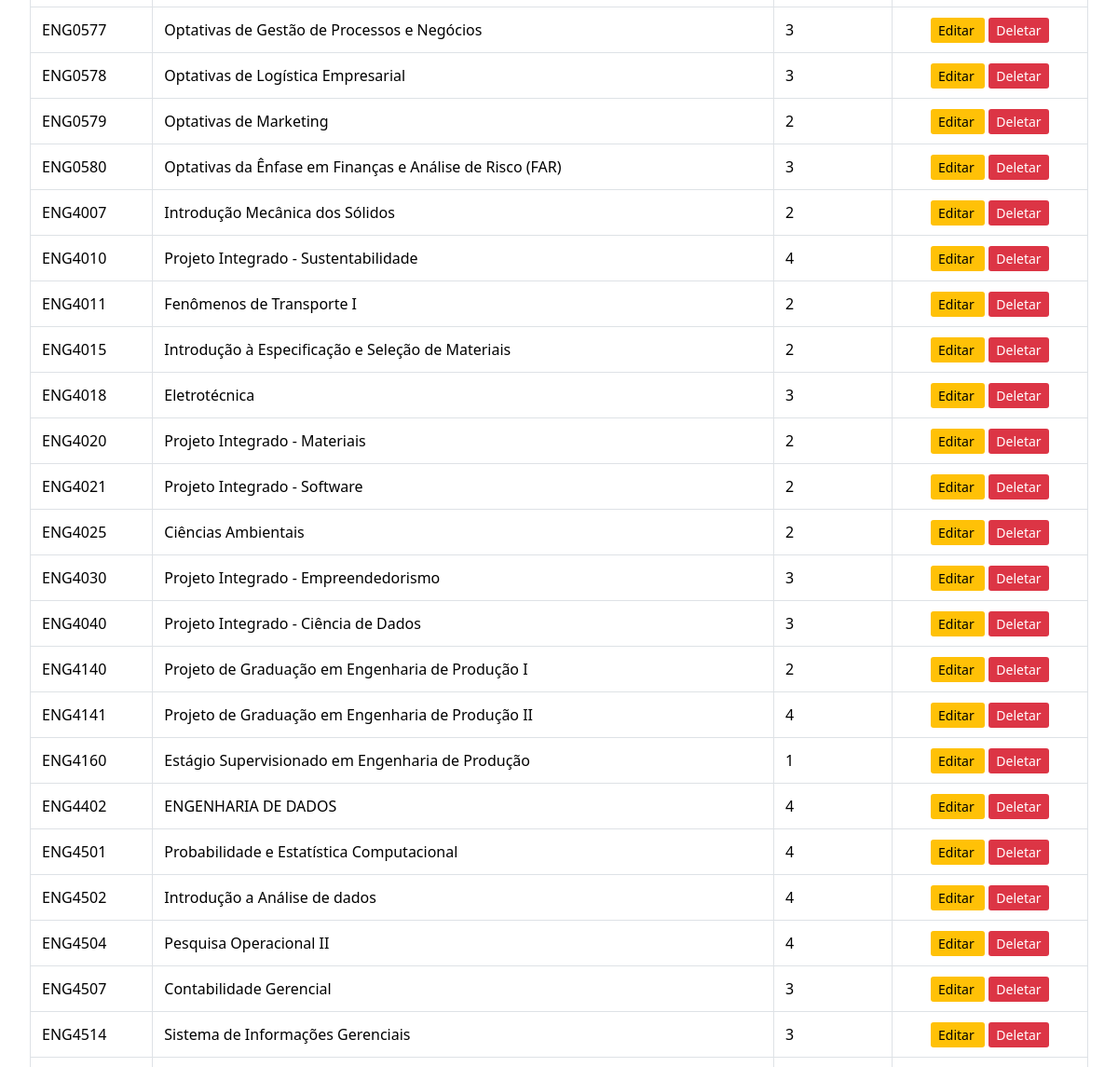
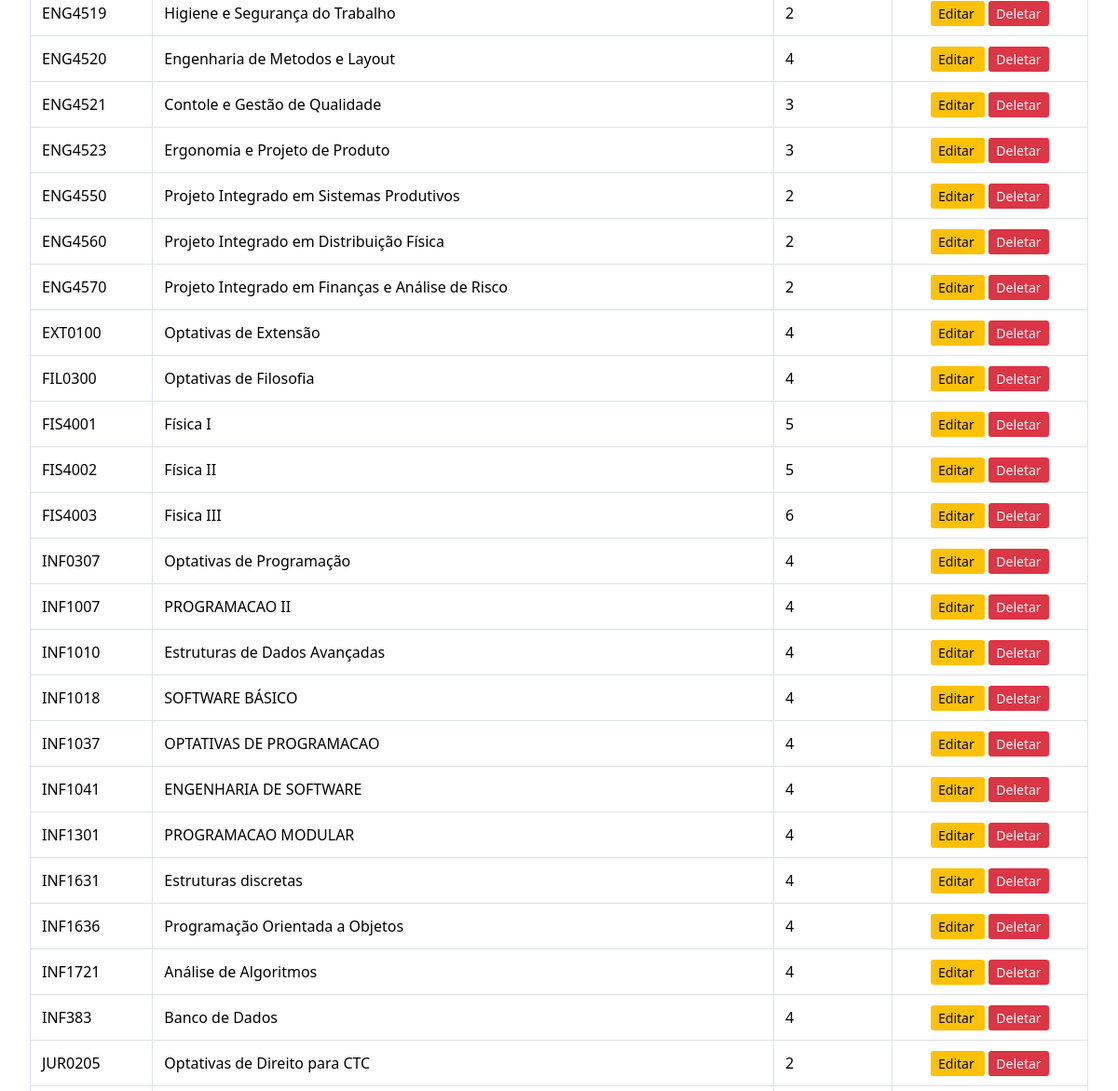
Page /disciplinas/ (signed in, middle part) on the earlier database version (2 pictures, top to bottom).
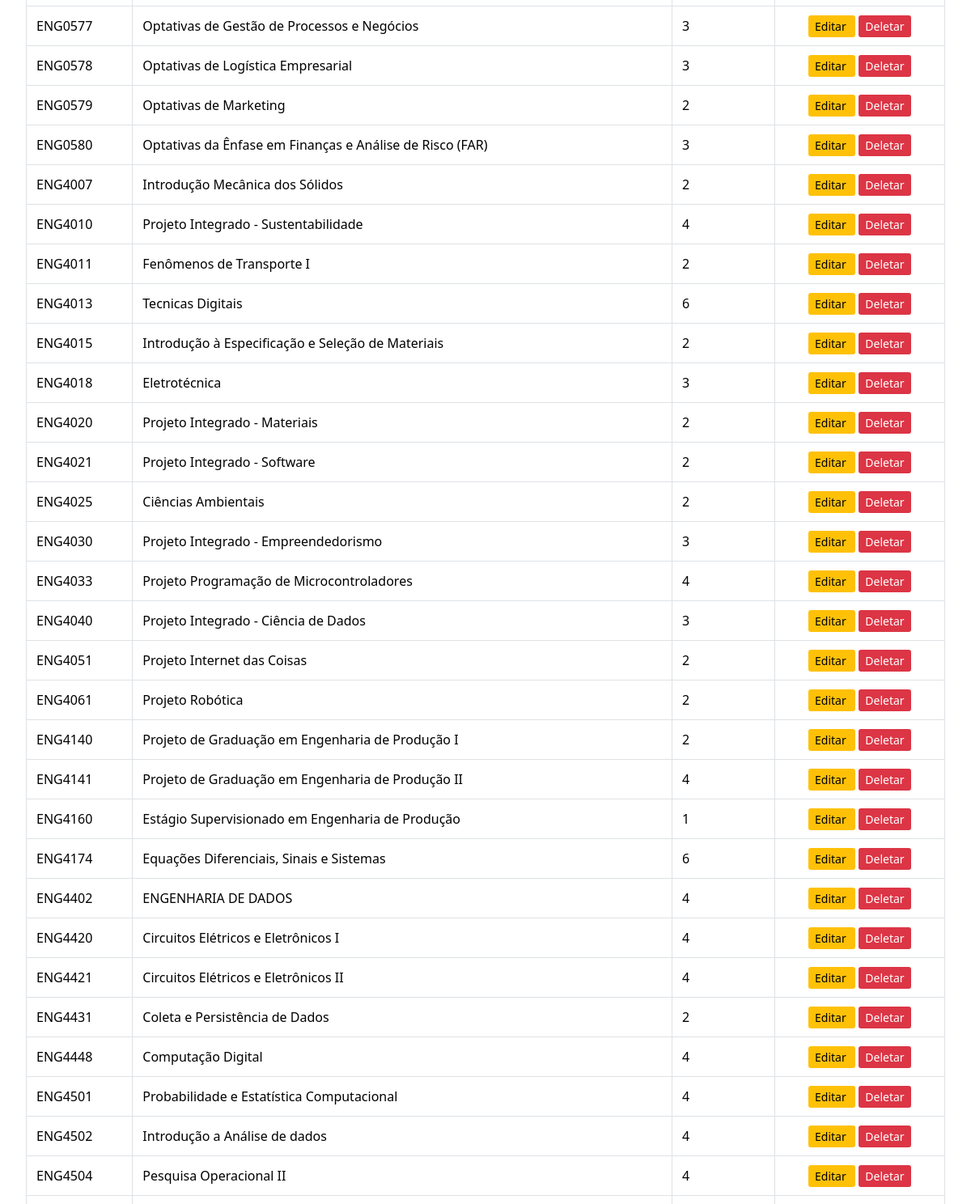
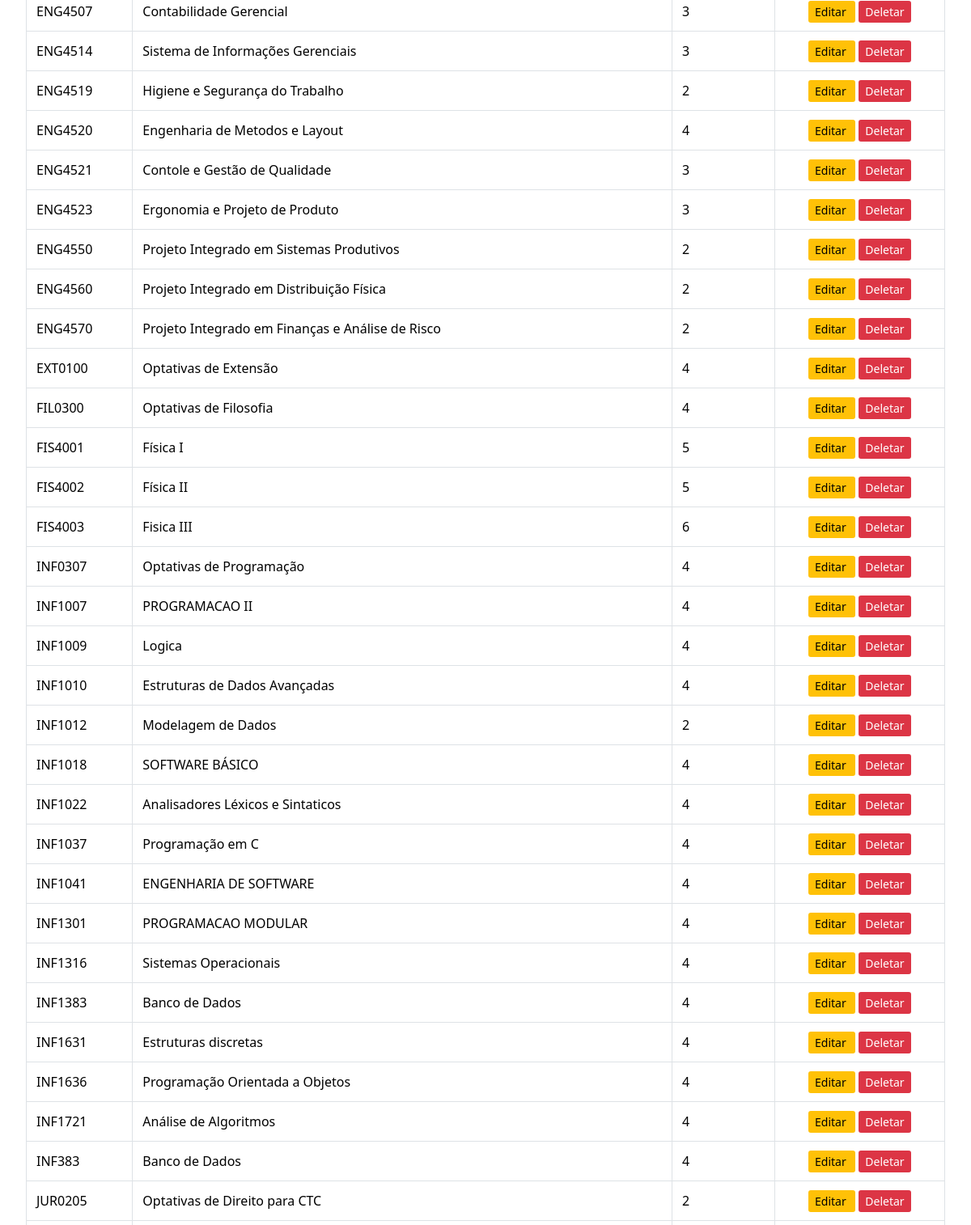
Same page on the later database version (2 pictures, top to bottom).
### appPUC_Planner/models.py (models this page shows, shortened)
class Course(models.Model):
	code = models.CharField("código", max_length=20, unique=True)
	name = models.CharField("nome", max_length=200)
	cursos = models.ManyToManyField(
		Curso,
		through="CursoDisciplina",
		related_name="disciplinas",
		blank=True,
		help_text="Selecione todos os cursos que incluem esta disciplina."
	)
	prerequisites = models.CharField(
		"pré-requisitos",
		max_length=500,
		blank=True,
		help_text="Códigos separados por vírgula, ex: 'MAT 4162, ENG 4010'",
	)
	corequisites = models.CharField(
		"co-requisitos",
		max_length=500,
		blank=True,
		help_text="Códigos separados por vírgula para co-requisitos, ex: 'CTC 4001, CTC 4002'",
	)
	credits = models.PositiveSmallIntegerField("créditos", default=0)
	syllabus_url = models.URLField(
		"link da ementa",
		blank=True,
		help_text="URL para a ementa oficial da disciplina.",
	)
	class Meta:
		verbose_name = "Disciplina"
		verbose_name_plural = "Disciplinas"
		ordering = ["code"]

### hello_world/core/views.py (the view)
# urls.py: path("disciplinas/", core_views.course_list, name="course_list"),
@login_required
def course_list(request):
    courses = Course.objects.all()
    return render(request, "courses/course_list.html", {"courses": courses})

### hello_world/templates/courses/course_list.html (shortened to what this page needs)
{% extends "base.html" %}
{% block content %}
<div style="padding: 2rem; max-width: 1200px; margin: 0 auto;">
    {% if courses %}
        <table style="width: 100%; border-collapse: collapse; margin-top: 1rem;">
            <tbody>
                {% for course in courses %}
                    <tr>
                        <td style="padding: 0.75rem; border: 1px solid #dee2e6;">{{ course.code }}</td>
                        <td style="padding: 0.75rem; border: 1px solid #dee2e6;">{{ course.name }}</td>
                        <td style="padding: 0.75rem; border: 1px solid #dee2e6;">{{ course.credits }}</td>
                        <td style="padding: 0.75rem; border: 1px solid #dee2e6; text-align: center;">
                            <a href="{% url 'course_update' course.pk %}" style="padding: 0.25rem 0.5rem; background: #ffc107; color: black; text-decoration: none; border-radius: 3px; font-size: 0.875rem;">
                                Editar
                            </a>
                            <a href="{% url 'course_delete' course.pk %}" style="padding: 0.25rem 0.5rem; background: #dc3545; color: white; text-decoration: none; border-radius: 3px; font-size: 0.875rem; margin-left: 0.25rem;">
                                Deletar
                            </a>
                        </td>
                    </tr>
                {% endfor %}
            </tbody>
        </table>
    {% else %}
        <p style="margin-top: 2rem; color: #6c757d;">Nenhuma disciplina cadastrada.</p>
    {% endif %}
</div>
{% endblock %}

### hello_world/templates/base.html (shortened to what this page needs)
{% load static %}
<!DOCTYPE html>
<html lang="pt-BR">
<head>
    <script src="https://cdn.tailwindcss.com"></script>
    <link rel="stylesheet" href="https://cdnjs.cloudflare.com/ajax/libs/font-awesome/6.0.0-beta3/css/all.min.css">
    <link rel="stylesheet" href="{% static 'css/footer_common.css' %}">
</head>
<body>
    {% block content %}{% endblock %}
</body>
</html>

### hello_world/static/css/footer_common.css (style rules this page uses)
:root { --azul-puc: #030053; --cor-texto-footer: #ffffff; }

Differences in the rows shown:
added Course: code "ENG4013", name "Tecnicas Digitais", credits "6"
added Course: code "ENG4033", name "Projeto Programação de Microcontroladores", credits "4"
added Course: code "ENG4051", name "Projeto Internet das Coisas", credits "2"
added Course: code "ENG4061", name "Projeto Robótica", credits "2"
added Course: code "ENG4174", name "Equações Diferenciais, Sinais e Sistemas", credits "6"
added Course: code "ENG4420", name "Circuitos Elétricos e Eletrônicos I", credits "4"
added Course: code "ENG4421", name "Circuitos Elétricos e Eletrônicos II", credits "4"
added Course: code "ENG4431", name "Coleta e Persistência de Dados", credits "2"
added Course: code "ENG4448", name "Computação Digital", credits "4"
added Course: code "INF1009", name "Logica", credits "4"
added Course: code "INF1012", name "Modelagem de Dados", credits "2"
added Course: code "INF1022", name "Analisadores Léxicos e Sintaticos", credits "4"
changed Course "INF1037": name "OPTATIVAS DE PROGRAMACAO" → "Programação em C"
added Course: code "INF1316", name "Sistemas Operacionais", credits "4"
added Course: code "INF1383", name "Banco de Dados", credits "4"
